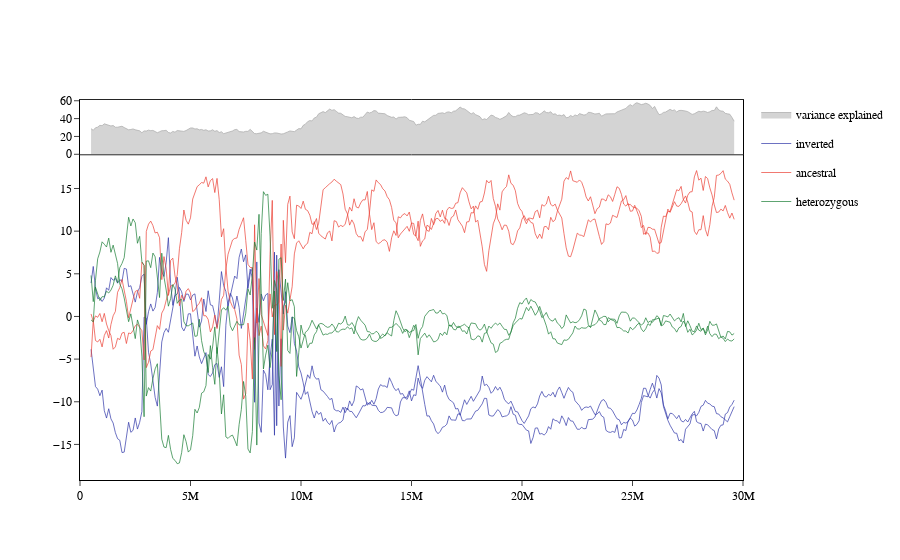

Notebook code for this chart:
### Code cell
stat_df = data.stat

# Create a subplot figure with 2 rows and 1 column
args_dct['hex_code_dct'] = {
    'ancestral': '#eb4034',
    'inverted': '#2f35a8',
    'heterozygous': '#197d34',
}
args_dct['color_by'] = 'inversion_state'


group = args_dct['color_by'] if args_dct['color_by'] else 'id'
group_lst = list(set(metadata_df[group]))
# set plotting colors
if args_dct['hex_code_dct']:
    color_dct = args_dct['hex_code_dct']
    if not all(x in color_dct.keys() for x in metadata_df[group]):
        print('\n[ERROR] HEX codes missing for one or more groups.',
                file=sys.stderr)
        sys.exit()
else:
    import plotly.colors as pc
    def_col_lst = pc.DEFAULT_PLOTLY_COLORS
    
    color_dict = {
        group_lst[i]: \
            def_col_lst[i % len(def_col_lst)] for i in range(len(group_lst))
    }

if len(plot_vars) == 1:
    fig = make_subplots(rows=2, cols=1, shared_xaxes=True, row_heights=[1, 6], vertical_spacing=0.0)

    # variance explained
    hover_data = [
        ''.join(
            [f'<b>pos</b>: {str(idx)}<br><b>var_explained</b>: \
             <b>{row[str(plot_var) + "_ve"]}%<br>' ]
        ) for idx, row in stat_df.iterrows()
    ]

    fig.add_trace(
        go.Scatter(
            x=stat_df.index,
            y=stat_df[plot_var + '_ve'],
            name='variance explained',
            legendgroup='variance explained',
            mode='lines',
            text=hover_data,
            hoverinfo='text',
            line=dict(color='#4d61b0', width=1),
            fill='tozeroy',
            connectgaps=True,
        ),
    row=1, col=1)



    # Loop through each group and create a trace for each group
    for group_name in group_lst:
        group_df = data_df[data_df[group] == group_name]

        x_vals = []
        y_vals = []
        hover_texts = []
        
        for id in set(group_df['id']):
            id_df = group_df[group_df['id'] == id]
            x_vals.extend(id_df['pos'].tolist() + [None])  # Add None for a gap
            y_vals.extend(id_df[plot_var].tolist() + [None])  # Add None for a gap

            hover_data = [
                ''.join(
                    [f'<b>{col}</b>: {row[col]}<br>' for col in id_df.columns]
                ) for i, row in id_df.iterrows()
            ]
            hover_texts.extend(hover_data + [None])

        plot_color = color_dct[group_name]

        # Add the trace for the group to the first subplot (row=1, col=1)
        fig.add_trace(
            go.Scatter(
                x=x_vals,
                y=y_vals,
                text=hover_texts,
                hoverinfo='text',
                name=list(id_df[group])[0],   
                legendgroup=list(id_df[group])[0],
                #name='a',   
                #legendgroup='a',
                mode='lines',
                line=dict(color=plot_color),

            ),
            row=2, col=1  # Specify which subplot to add the trace to
        )

    # adjust layout
    fig.update_layout(
        template='simple_white',
        font_family='Arial',
        font_color='black',
        xaxis=dict(ticks='outside', mirror=True, showline=True,),
        yaxis=dict(ticks='outside', mirror=True, showline=True,),
        #legend={'traceorder':'normal'}, 
        title={'xanchor': 'center', 'y': 0.9, 'x': 0.45},
        )

    # set line width
    fig.update_traces(line=dict(width=.7, color='darkgrey'), row=1, col=1)
    fig.update_traces(line=dict(width=.7), row=2, col=1)

    # set x axis range
    fig.update_xaxes(range=[args_dct['start'], args_dct['end']], showticklabels=False, ticks='', row=1, col=1)
    fig.update_xaxes(range=[args_dct['start'], args_dct['end']], showline=True, linecolor='black', linewidth=1, row=2, col=1)

    # set line width
    fig.update_yaxes(showline=True, mirror=True, linecolor='black', linewidth=1, row=1, col=1, side='left')
    fig.update_yaxes(showline=True, mirror=True, linecolor='black', linewidth=1, row=2, col=1, side='left')

    # Show the figure
    fig.show()

### Figure 1 — Plotly figure (JSON) as saved in the notebook; plotly's stock layout.template omitted (floating-point values rounded to 4 significant figures; data arrays with more than 128 entries replaced by an {"elided": "..."} marker saying what was removed)
{"data": [{"connectgaps": true, "fill": "tozeroy", "hoverinfo": "text", "legendgroup": "variance explained", "line": {"color": "darkgrey", "width": 0.7}, "mode": "lines", "name": "variance explained", "text": {"elided": "292 str values"}, "type": "scatter", "x": {"elided": "292 int values"}, "xaxis": "x", "y": {"elided": "292 float values"}, "yaxis": "y"}, {"hoverinfo": "text", "legendgroup": "inverted", "line": {"color": "#2f35a8", "width": 0.7}, "mode": "lines", "name": "inverted", "text": {"elided": "586 str values"}, "type": "scatter", "x": {"elided": "586 int values"}, "xaxis": "x2", "y": {"elided": "586 float values"}, "yaxis": "y2"}, {"hoverinfo": "text", "legendgroup": "ancestral", "line": {"color": "#eb4034", "width": 0.7}, "mode": "lines", "name": "ancestral", "text": {"elided": "586 str values"}, "type": "scatter", "x": {"elided": "586 int values"}, "xaxis": "x2", "y": {"elided": "586 float values"}, "yaxis": "y2"}, {"hoverinfo": "text", "legendgroup": "heterozygous", "line": {"color": "#197d34", "width": 0.7}, "mode": "lines", "name": "heterozygous", "text": {"elided": "586 str values"}, "type": "scatter", "x": {"elided": "586 int values"}, "xaxis": "x2", "y": {"elided": "586 float values"}, "yaxis": "y2"}], "layout": {"font": {"color": "black", "family": "Arial"}, "title": {"x": 0.45, "xanchor": "center", "y": 0.9}, "xaxis": {"anchor": "y", "domain": [0, 1], "matches": "x2", "mirror": true, "range": [1, 30000000], "showline": true, "showticklabels": false, "ticks": ""}, "xaxis2": {"anchor": "y2", "domain": [0, 1], "linecolor": "black", "linewidth": 1, "range": [1, 30000000], "showline": true}, "yaxis": {"anchor": "x", "domain": [0.8571, 1], "linecolor": "black", "linewidth": 1, "mirror": true, "showline": true, "side": "left", "ticks": "outside"}, "yaxis2": {"anchor": "x2", "domain": [0, 0.8571], "linecolor": "black", "linewidth": 1, "mirror": true, "showline": true, "side": "left"}}}
